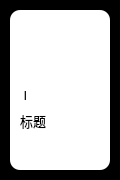
<?xml version="1.0" encoding="UTF-8"?>
<ui version="4.0">
 <class>item</class>
 <widget class="QWidget" name="item">
  <property name="geometry">
   <rect>
    <x>0</x>
    <y>0</y>
    <width>120</width>
    <height>180</height>
   </rect>
  </property>
  <property name="minimumSize">
   <size>
    <width>120</width>
    <height>180</height>
   </size>
  </property>
  <property name="maximumSize">
   <size>
    <width>120</width>
    <height>180</height>
   </size>
  </property>
  <property name="windowTitle">
   <string>Form</string>
  </property>
  <property name="styleSheet">
   <string notr="true">#item {
	background-color: rgb(0, 0, 0);
}
#main {
	border-radius: 10px;
	background-color: rgb(255, 255, 255);
}
#maskCard {
	border-radius: 10px;
	background-color: rgba(100, 100, 100, .2);
}

#edit {
	border: none;
	border-image: url(:/ico/image/common-icon/edit.png);
}
#edit:hover {
	border-image: url(:/ico/image/common-icon/edit-ed.png);
}

#remove {
	border: none;
	border-image: url(:/ico/image/common-icon/delete.png);
}
#remove:hover {
	border-image: url(:/ico/image/common-icon/delete-ed.png);
}

#more {
	border: none;
	border-image: url(:/ico/image/common-icon/more.png);
}
#more:hover {
	border-image: url(:/ico/image/common-icon/more-ed.png);
}</string>
  </property>
  <widget class="QWidget" name="main" native="true">
   <property name="geometry">
    <rect>
     <x>0</x>
     <y>0</y>
     <width>120</width>
     <height>180</height>
    </rect>
   </property>
   <property name="minimumSize">
    <size>
     <width>120</width>
     <height>180</height>
    </size>
   </property>
   <property name="styleSheet">
    <string notr="true">#main {
	margin: 10px;
}</string>
   </property>
   <widget class="QLabel" name="title">
    <property name="geometry">
     <rect>
      <x>20</x>
      <y>110</y>
      <width>81</width>
      <height>21</height>
     </rect>
    </property>
    <property name="font">
     <font>
      <family>Microsoft YaHei UI</family>
      <pointsize>10</pointsize>
     </font>
    </property>
    <property name="text">
     <string>标题</string>
    </property>
    <property name="alignment">
     <set>Qt::AlignLeading|Qt::AlignLeft|Qt::AlignVCenter</set>
    </property>
   </widget>
   <widget class="QWidget" name="icon" native="true">
    <property name="geometry">
     <rect>
      <x>20</x>
      <y>20</y>
      <width>81</width>
      <height>80</height>
     </rect>
    </property>
    <widget class="QWidget" name="gridLayoutWidget">
     <property name="geometry">
      <rect>
       <x>0</x>
       <y>0</y>
       <width>81</width>
       <height>81</height>
      </rect>
     </property>
     <layout class="QGridLayout" name="showMain">
      <property name="leftMargin">
       <number>4</number>
      </property>
      <property name="topMargin">
       <number>4</number>
      </property>
      <property name="rightMargin">
       <number>4</number>
      </property>
      <property name="bottomMargin">
       <number>4</number>
      </property>
      <property name="spacing">
       <number>4</number>
      </property>
      <item row="0" column="1">
       <widget class="QLabel" name="icon_2">
        <property name="text">
         <string/>
        </property>
        <property name="alignment">
         <set>Qt::AlignCenter</set>
        </property>
       </widget>
      </item>
      <item row="0" column="0">
       <widget class="QLabel" name="icon_1">
        <property name="text">
         <string/>
        </property>
        <property name="alignment">
         <set>Qt::AlignCenter</set>
        </property>
       </widget>
      </item>
      <item row="1" column="0">
       <widget class="QLabel" name="icon_3">
        <property name="text">
         <string/>
        </property>
        <property name="alignment">
         <set>Qt::AlignCenter</set>
        </property>
       </widget>
      </item>
      <item row="1" column="1">
       <widget class="QLabel" name="icon_4">
        <property name="text">
         <string/>
        </property>
        <property name="alignment">
         <set>Qt::AlignCenter</set>
        </property>
       </widget>
      </item>
     </layout>
    </widget>
   </widget>
   <widget class="QWidget" name="maskCard" native="true">
    <property name="geometry">
     <rect>
      <x>20</x>
      <y>20</y>
      <width>81</width>
      <height>81</height>
     </rect>
    </property>
    <property name="styleSheet">
     <string notr="true">#switchItem {
	border: none;
}
#switchItem[status='open'] {
    border-image: url(:/ico/image/switch-open.png);
}
#switchItem[status='close'] {
    border-image: url(:/ico/image/switch-close.png);
}</string>
    </property>
    <widget class="QGraphicsView" name="switchItem">
     <property name="geometry">
      <rect>
       <x>20</x>
       <y>30</y>
       <width>41</width>
       <height>21</height>
      </rect>
     </property>
     <property name="maximumSize">
      <size>
       <width>16777215</width>
       <height>16777215</height>
      </size>
     </property>
     <property name="cursor" stdset="0">
      <cursorShape>PointingHandCursor</cursorShape>
     </property>
     <property name="toolTip">
      <string/>
     </property>
     <property name="styleSheet">
      <string notr="true"/>
     </property>
    </widget>
   </widget>
   <widget class="QLabel" name="showIcon">
    <property name="geometry">
     <rect>
      <x>10</x>
      <y>80</y>
      <width>31</width>
      <height>31</height>
     </rect>
    </property>
    <property name="font">
     <font>
      <family>Microsoft YaHei UI</family>
      <pointsize>10</pointsize>
     </font>
    </property>
    <property name="text">
     <string>I</string>
    </property>
    <property name="alignment">
     <set>Qt::AlignCenter</set>
    </property>
   </widget>
   <widget class="QWidget" name="horizontalLayoutWidget_2">
    <property name="geometry">
     <rect>
      <x>10</x>
      <y>140</y>
      <width>101</width>
      <height>21</height>
     </rect>
    </property>
    <layout class="QHBoxLayout" name="horizontalLayout">
     <item>
      <widget class="QPushButton" name="edit">
       <property name="minimumSize">
        <size>
         <width>16</width>
         <height>16</height>
        </size>
       </property>
       <property name="maximumSize">
        <size>
         <width>16</width>
         <height>16</height>
        </size>
       </property>
       <property name="cursor">
        <cursorShape>PointingHandCursor</cursorShape>
       </property>
       <property name="toolTip">
        <string>编辑</string>
       </property>
       <property name="text">
        <string/>
       </property>
      </widget>
     </item>
     <item>
      <widget class="QPushButton" name="remove">
       <property name="minimumSize">
        <size>
         <width>16</width>
         <height>16</height>
        </size>
       </property>
       <property name="maximumSize">
        <size>
         <width>16</width>
         <height>16</height>
        </size>
       </property>
       <property name="cursor">
        <cursorShape>PointingHandCursor</cursorShape>
       </property>
       <property name="toolTip">
        <string>删除</string>
       </property>
       <property name="text">
        <string/>
       </property>
      </widget>
     </item>
     <item>
      <widget class="QPushButton" name="more">
       <property name="minimumSize">
        <size>
         <width>16</width>
         <height>16</height>
        </size>
       </property>
       <property name="maximumSize">
        <size>
         <width>16</width>
         <height>16</height>
        </size>
       </property>
       <property name="cursor">
        <cursorShape>PointingHandCursor</cursorShape>
       </property>
       <property name="toolTip">
        <string/>
       </property>
       <property name="text">
        <string/>
       </property>
      </widget>
     </item>
    </layout>
   </widget>
  </widget>
 </widget>
 <resources>
  <include location="../../../resource/main.qrc"/>
 </resources>
 <connections/>
</ui>
